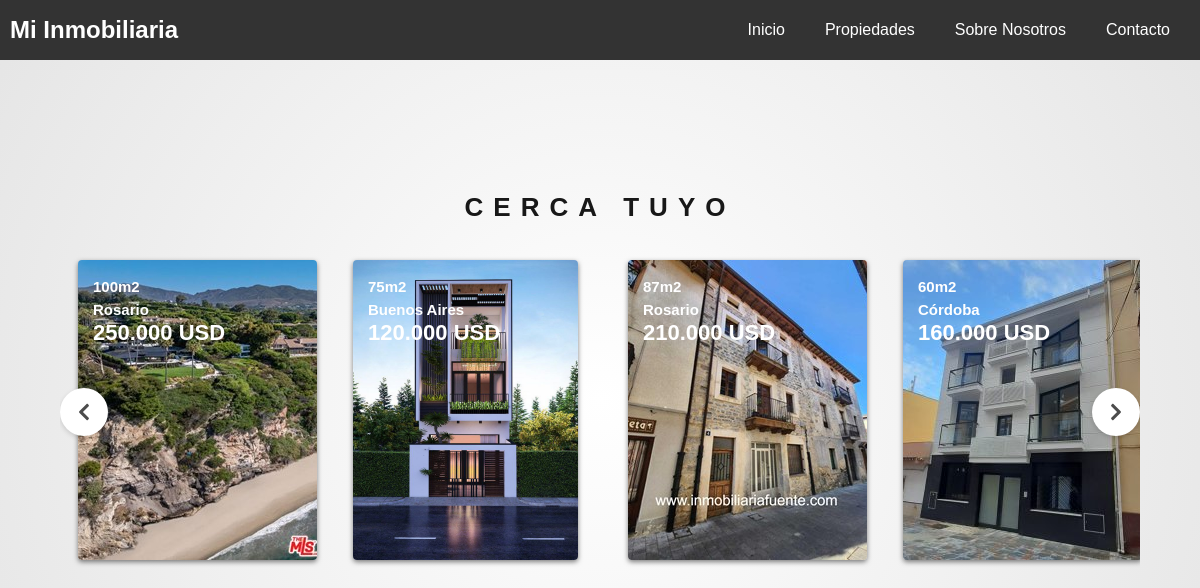
The page / on the database its author committed.
### appinmobiliaria/models.py (models this page shows, shortened)
class Propiedad(models.Model):
    id = models.IntegerField(primary_key=True)
    ubicacion = models.CharField(max_length=100)
    imagen = models.ImageField(upload_to='imagenes/')
    precio = models.CharField(max_length=100)
    tamanio = models.CharField(max_length=100)
    descripcion = models.CharField(max_length=300)

### appinmobiliaria/views.py (the view)
# urls.py: path('', views.index, name='index'),
def index(request):
    propiedades = Propiedad.objects.all()
    return render(request, 'index.html', {'propiedades': propiedades})

### appinmobiliaria/templates/index.html (shortened to what this page needs)
{% load static %}
<!DOCTYPE html>
<html lang="en">
<head>
    <link rel="stylesheet" href="{% static 'styles.css' %}">
</head>
<body>
    <header>
        <nav class="navbar">
            <a href="{% url 'index'%}" class="logo">Mi Inmobiliaria</a>
            <ul class="nav-links">
                <li><a href="{% url 'index'%}">Inicio</a></li>
                <li><a href="{% url 'propiedades'%}">Propiedades</a></li>
                <li><a href="#sobre-nosotros">Sobre Nosotros</a></li>
                <li><a href="#contacto">Contacto</a></li>
            </ul>
        </nav>
    </header>
        <div class="carrusel-inicio carrusel">
            <h2>Cerca tuyo</h2>
            <div class="slick-list" id="slick-list">
                <button class="slick-arrow slick-prev" id="button-prev" data-button="button-prev" onclick="app.processingButton(event)">
                </button>
                <div class="slick-track" id="track">
                    {% for propiedad in propiedades %}
                        <div class="slick">
                        <div>
                            <a href="{% url 'detalles' propiedad.id %}">
                                <h4><small>{{ propiedad.tamanio }}</small><small>{{ propiedad.ubicacion }}</small>{{ propiedad.precio }}</h4>
                                <picture>
                                    <img src="{{ propiedad.imagen.url }}" alt="Image">
                                </picture>
                            </a>
                        </div>
                    </div>
                    {% endfor %}
                </div>
                <button class="slick-arrow slick-next" id="button-next" data-button="button-next" onclick="app.processingButton(event)">
                </button>
            </div>
        </div>
</body>
</html>

### appinmobiliaria/static/styles.css (style rules this page uses)
html { width: 100%; }
body { margin: 0; padding: 0; font-family: Arial, Helvetica, sans-serif; height: 100vh; width: 100vw; align-items: center; background: radial-gradient(circle, rgba(255,255,255,1) 0%, rgba(226,226,226,1) 110%); display: flex; flex-direction: column; overflow-x: hidden; }
header { background-color: #333; color: #fff; }
.navbar { display: flex; justify-content: space-between; align-items: center; height: 60px; width: 100vw; }
.logo { font-size: 1.5em; font-weight: bold; padding: 0 20px; }
.nav-links { list-style: none; margin: 0; padding: 0 20px; display: flex; }
.nav-links li { margin-left: 20px; }
.navbar a { color: #fff; text-decoration: none; padding: 10px; display: block; }
h4, h2,small,a { margin: 0; padding: 0; }
a { text-decoration: none; }
.carrusel-inicio { margin: 8rem 0; width: 100%; }
.carrusel h2 { font-size: 26px; line-height: 38px; padding-bottom: 24px; opacity: .9; text-transform: uppercase; letter-spacing: 10px; text-align: center; }
.slick-list { position: relative; display: flex; align-items: center; width: fit-content; height: 304px; padding: 10px 0px; margin: 0px auto; max-width: 90vw; overflow: hidden; }
.slick-track { position: relative; top: 0; left: 0; display: flex; justify-content: center; transition: .5s ease-in-out; }
.slick { position: relative; width: 275px; padding: 0 18px; float: left; box-sizing: border-box; display: flex; height: 100%; }
.slick h4 { position: absolute; z-index: 1; font-size: 22px; line-height: 23px; color: #fff; padding: 15px; }
.slick h4 small { font-size: 15px; display: block; }
.slick a img { object-fit: cover; height: 300px; width: 100%; border-radius: 4px; box-shadow: 0 2px 5px 0 rgba(0,0,0,.5); transition: .3s ease-in-out; }
.slick-arrow { border-radius: 30px; background-color: #fff; position: absolute; z-index: 4; width: 48px; height: 48px; text-align: center; box-shadow: 0 2px 5px 0 rgba(0,0,0,.15); border: 0; cursor: pointer; }
.slick-arrow svg { width: 12px; height: 100%; color: rgba(0,0,0,.7); }
.slick-prev { left: 0px; }
.slick-next { right: 0px; }

### rows shown on the page
Propiedad: tamanio "100m2", ubicacion "Rosario", precio "250.000 USD", imagen (picture)
Propiedad: tamanio "75m2", ubicacion "Buenos Aires", precio "120.000 USD", imagen (picture)
Propiedad: tamanio "87m2", ubicacion "Rosario", precio "210.000 USD", imagen (picture)
Propiedad: tamanio "60m2", ubicacion "Córdoba", precio "160.000 USD", imagen (picture)
